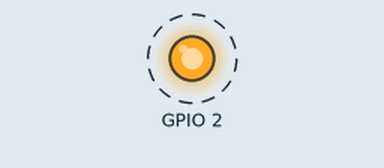
The program below on a simulated ESP32. On the bench: output pins drawn as LEDs (lit = HIGH). Dashed ring = blinking. What the program prints to the serial monitor is not drawn.

Above: at 0.5 s.
Timing chart, 0 to 4.6 s (numbered marks = the images above):
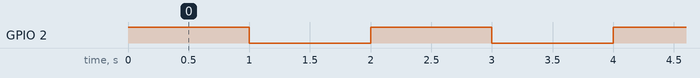

Measured:
- by itself, GPIO 2: alternates HIGH for 1.0 s and LOW for 1.0 s

The program:

main.cpp
```cpp
#include <Arduino.h>

void setup() {
  // put your setup code here, to run once:
  pinMode(2, OUTPUT);
  Serial.begin(115200);
}

void loop() {
  // put your main code here, to run repeatedly:
  digitalWrite(2, HIGH);
  Serial.println("LED is on");
  delay(1000);
  digitalWrite(2, LOW);
  Serial.println("LED is off");
  delay(1000);
}
```
